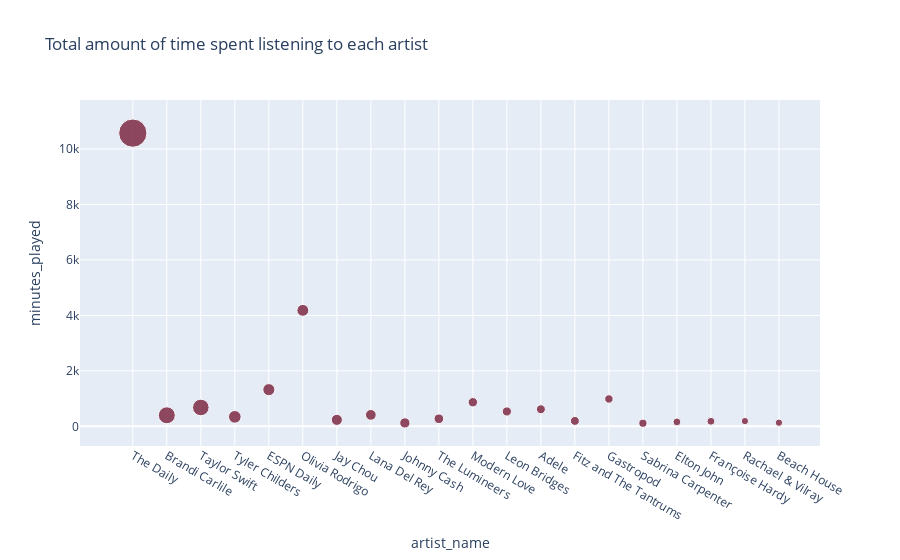

The notebook cell saved with this chart:
### Code cell
fig = px.scatter(top_artist, x="artist_name", y="minutes_played", title='Total amount of time spent listening to each artist', size="unique_songs", color_discrete_sequence=px.colors.sequential.RdBu)
fig.show()

### Figure 1 — Plotly figure (JSON) as saved in the notebook; plotly's stock layout.template omitted (floating-point values rounded to 4 significant figures)
{"data": [{"hovertemplate": "artist_name=%{x}<br>minutes_played=%{y}<br>unique_songs=%{marker.size}<extra></extra>", "legendgroup": "", "marker": {"color": "rgb(103,0,31)", "size": [181, 65, 62, 36, 33, 32, 28, 26, 24, 21, 20, 19, 18, 18, 16, 15, 14, 14, 12, 12], "sizemode": "area", "sizeref": 0.4525, "symbol": "circle"}, "mode": "markers", "name": "", "orientation": "v", "showlegend": false, "type": "scatter", "x": ["The Daily", "Brandi Carlile", "Taylor Swift", "Tyler Childers", "ESPN Daily", "Olivia Rodrigo", "Jay Chou", "Lana Del Rey", "Johnny Cash", "The Lumineers", "Modern Love", "Leon Bridges", "Adele", "Fitz and The Tantrums", "Gastropod", "Sabrina Carpenter", "Elton John", "Françoise Hardy", "Rachael & Vilray", "Beach House"], "xaxis": "x", "y": [10570.0, 398.1, 679.7, 341.5, 1322.0, 4182.0, 232.6, 412.8, 121.3, 271.8, 867.4, 535.0, 614.3, 194.1, 986.6, 110.6, 158.2, 180.8, 187.6, 130.9], "yaxis": "y"}], "layout": {"legend": {"itemsizing": "constant", "tracegroupgap": 0}, "title": {"text": "Total amount of time spent listening to each artist"}, "xaxis": {"anchor": "y", "domain": [0, 1], "title": {"text": "artist_name"}}, "yaxis": {"anchor": "x", "domain": [0, 1], "title": {"text": "minutes_played"}}}}
